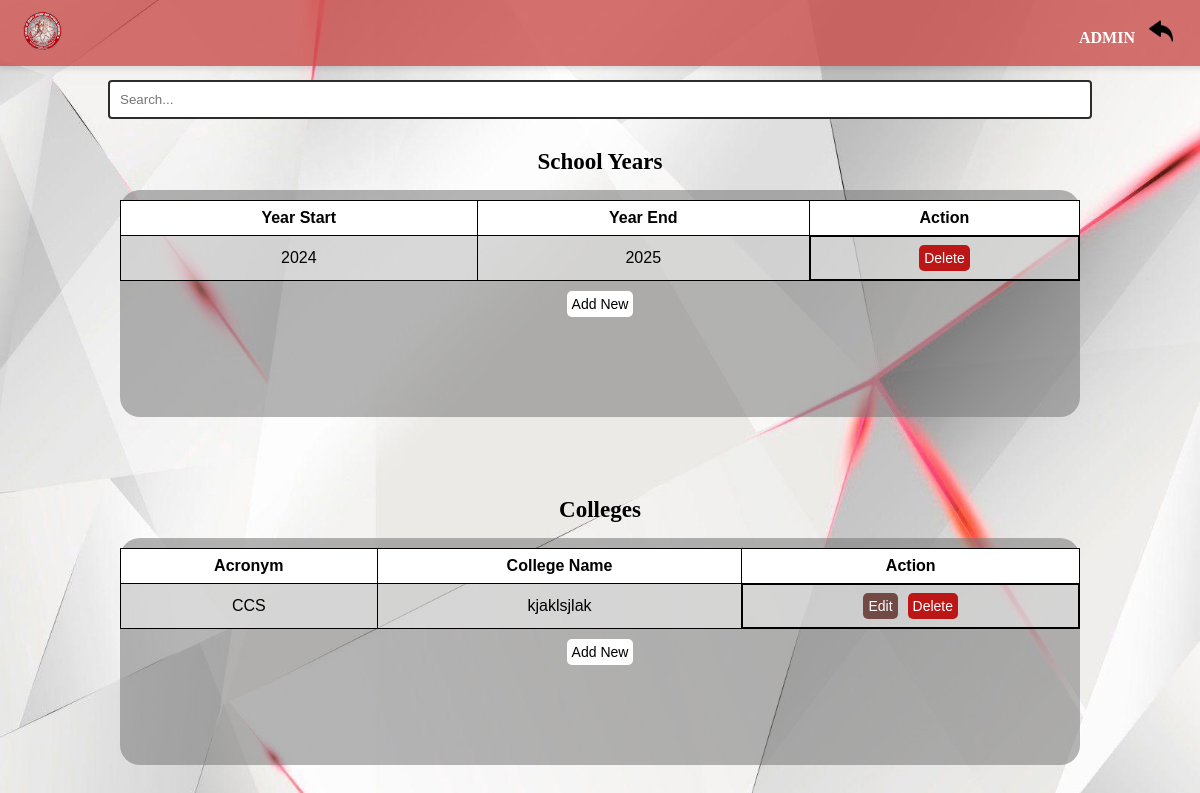
/admin_other_data/ (signed in), run on the app's committed database.
### myapp/models.py (models this page shows, shortened)
class CustomUser(AbstractUser):
    SPORT_CHOICES = [
        ('arnis', 'Arnis'),
        ('volleyball', 'Volleyball'),
        ('table_tennis', 'Table Tennis'),
    ]
    userID = models.AutoField(primary_key=True)
    username = models.CharField(max_length=255, unique=True)
    password = models.CharField(max_length=255)  # This field will store hashed passwords
    sport = models.CharField(max_length=20, choices=SPORT_CHOICES, blank=True, null=True)
    is_superuser = models.BooleanField(blank=True, null=True)
    is_admin = models.BooleanField(blank=True, null=True)
    is_staff = models.BooleanField(blank=True, null=True)
    groups = models.ManyToManyField(
        Group,
        blank=True,
        related_name='customuser_set',
        verbose_name='groups'
    )
    user_permissions = models.ManyToManyField(
        Permission,
        blank=True,
        related_name='customuser_set',
        verbose_name='user permissions'
    )
    def __str__(self):
        return self.username

class SchoolYear(models.Model):
    YearID = models.AutoField(primary_key=True)
    start_year = models.IntegerField()
    end_year = models.IntegerField()

class College(models.Model):
    collegeID = models.AutoField(primary_key=True)
    college_abb = models.CharField(max_length=100)
    college_name = models.CharField(max_length=150)

### myapp/views.py (the view)
    @login_required(login_url='/admin_login')  # Specify admin_login URL
    def _wrapped_view(request, *args, **kwargs):
        if request.user.is_admin:  # Check if the user is an admin
            return view_func(request, *args, **kwargs)
        else:
            messages.error(request, "You are not authorized to access the admin area.")
            return redirect('myapp:admin_login')  # Redirect non-admin users to the admin login page

### myapp/views.py (called while the page is built)
def admin_required(view_func):
    @login_required(login_url='/admin_login')  # Specify admin_login URL
    def _wrapped_view(request, *args, **kwargs):
        if request.user.is_admin:  # Check if the user is an admin
            return view_func(request, *args, **kwargs)
        else:
            messages.error(request, "You are not authorized to access the admin area.")
            return redirect('myapp:admin_login')  # Redirect non-admin users to the admin login page
    return _wrapped_view

@admin_required
def admin_other_data(request):
    school_years = SchoolYear.objects.all().order_by('-start_year')
    colleges = College.objects.all()
    context = {
        'school_years': school_years,
        'colleges': colleges,
        'username': request.user,
    }
    return render(request, 'admin/admin_other_data.html', context)

### myapp/templates/admin/admin_other_data.html (shortened to what this page needs)
{% load static %}
<!DOCTYPE html>
<html lang="en">
<head>
    <link rel="stylesheet" href="{% static 'css/admin_history.css' %}">
</head>
<header>
    <div class="navbar">
    <div class="logo">
        <img src="{% static 'img/csspe.png' %}" alt="Logo">
    </div>
    <div class="nav-links">
        <ul>
            <li>
                <span>{{ username|upper  }}</span>
            </li>
            <li>
                <a href="javascript:history.back()">
                    <img src="{% static '/img/back.png'%}"  alt="Match History" class="icon" placeholder="icon" />
                </a>
            </li>
        </ul>
    </div>
</div>
</header>
<body>
    <div class="search-container">
        <input type="text" class="search-bar" id="search-input" placeholder="Search...">
    </div>
<h1>School Years</h1>
<div class= "container">
<table border="1" id="history-table">
    <thead>
        <tr>
            <th>Year Start</th>
            <th>Year End</th>
            <th>Action</th>
        </tr>
    </thead>
    <tbody>
        {% for year in school_years %}
        <tr>
            <td>{{ year.start_year }}</td>
            <td>{{ year.end_year }}</td>
            <td class="action-buttons">
                <a href="{% url 'myapp:delete_school_year' year.YearID %}"
                   onclick="return confirm('Are you sure you want to delete this user?');">
                    <button class="btn delete-btn">Delete</button>
                </a>
            </td>
        </tr>
        {% endfor %}
    </tbody>
</table>
<div class="add-button-container">
    <a href="{% url 'myapp:add_year' %}">
        <button class="btn view-btn">Add New</button>
    </a>
</div>
</div>
<h1>Colleges</h1>
<div class= "container">
<table border="1" id="history-table">
    <thead>
        <tr>
            <th>Acronym</th>
            <th>College Name</th>
            <th>Action</th>
        </tr>
    </thead>
    <tbody>
        {% for college in colleges %}
        <tr>
            <td>{{ college.college_abb }}</td>
            <td>{{ college.college_name }}</td>
            <td class="action-buttons">
                <a href="{% url 'myapp:edit_college' college.collegeID %}">
                    <button class="btn edit-btn">Edit</button>
                </a>
                <a href="{% url 'myapp:delete_college' college.collegeID %}"
                   onclick="return confirm('Are you sure you want to delete this user?');">
                    <button class="btn delete-btn">Delete</button>
                </a>
            </td>
        </tr>
        {% endfor %}
    </tbody>
</table>
<div class="add-button-container">
    <a href="{% url 'myapp:add_college' %}">
        <button class="btn view-btn">Add New</button>
    </a>
</div>
</div>
</body>
</html>

### myapp/static/css/admin_history.css (style rules this page uses)
body { background-image: url('/static/img/log.png'); background-size: cover; background-position: center; background-repeat: no-repeat; background-attachment: fixed; font-family: Georgia, 'Times New Roman', Times, serif; margin: 0; padding: 0; position: relative; }
.action-buttons { display: flex; gap: 10px; justify-content: center; }
.btn { padding: 8px 12px; border: none; border-radius: 5px; cursor: pointer; font-size: 14px; transition: background-color 0.3s ease, transform 0.1s ease; }
.add-button-container { margin-top: 10px; }
.view-btn { background-color: #fff; padding: 5px; border-radius: 5px; text-decoration: none; color: #000000; }
.edit-btn { background-color: #714a45; padding: 5px; border-radius: 5px; text-decoration: none; color: #ffff; }
.delete-btn { background-color: #bc1616; padding: 5px; border-radius: 5px; text-decoration: none; color: #ffff; }
.navbar { background-color: #ca4f4dcd; color: #fff; display: flex; justify-content: space-between; align-items: center; padding: 3px; font-weight: bold; position: fixed; margin: 0; width: 100%; top: 0; z-index: 1000; box-shadow: 0px 3px 5px rgba(0, 0, 0, 0.1); }
.logo img { height: 40px; margin-left: 20px; }
.nav-links ul { list-style: none; margin-right: 20px; padding: 0; }
.nav-links ul li { display: inline; padding-right: 10px; }
.nav-links ul li a { color: #0b0b0b; text-decoration: none; }
.container { font-family: 'Franklin Gothic Medium', 'Arial Narrow', Arial, sans-serif; background-color: #74747488; margin: 0 auto; width: 80%; padding-top: 10px; border-radius: 20px; padding-bottom: 100px; text-align: center; box-sizing: border-box; justify-content: space-around; }
.icon { width: 24px; height: 24px; }
img { transition: filter 0.3s; }
h1 { font-size: 23px; padding-top: 80px; padding-bottom: 15px; margin: 0 auto; text-align: center; }
table { width: 100%; border-collapse: collapse; }
table, th, td { border: 1px solid #000000; }
th, td { text-align: center; padding: 8px; }
th { background-color: #ffff; }
td { background-color: #ffffff78; }
.search-container { margin: 0 auto; display: flex; justify-content: center; align-items: center; margin-top: 80px; margin-bottom: -50px; }
.search-bar { padding: 10px; width: 80%; border: 2px solid #2c2c2c; border-radius: 4px; }

### data on the page
CustomUser: username "ADMIN"
SchoolYear: start_year "2024", end_year "2025"
College: college_abb "CCS", college_name "kjaklsjlak"
